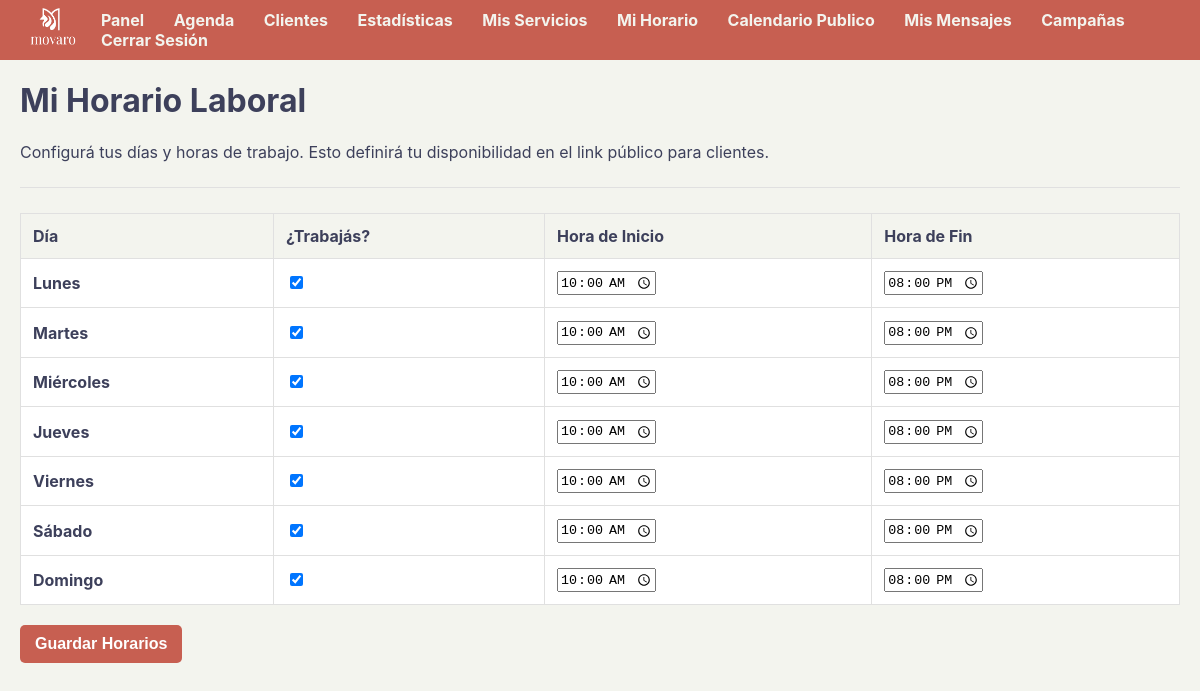
/horarios (signed in), run on an earlier commit of the app's database.
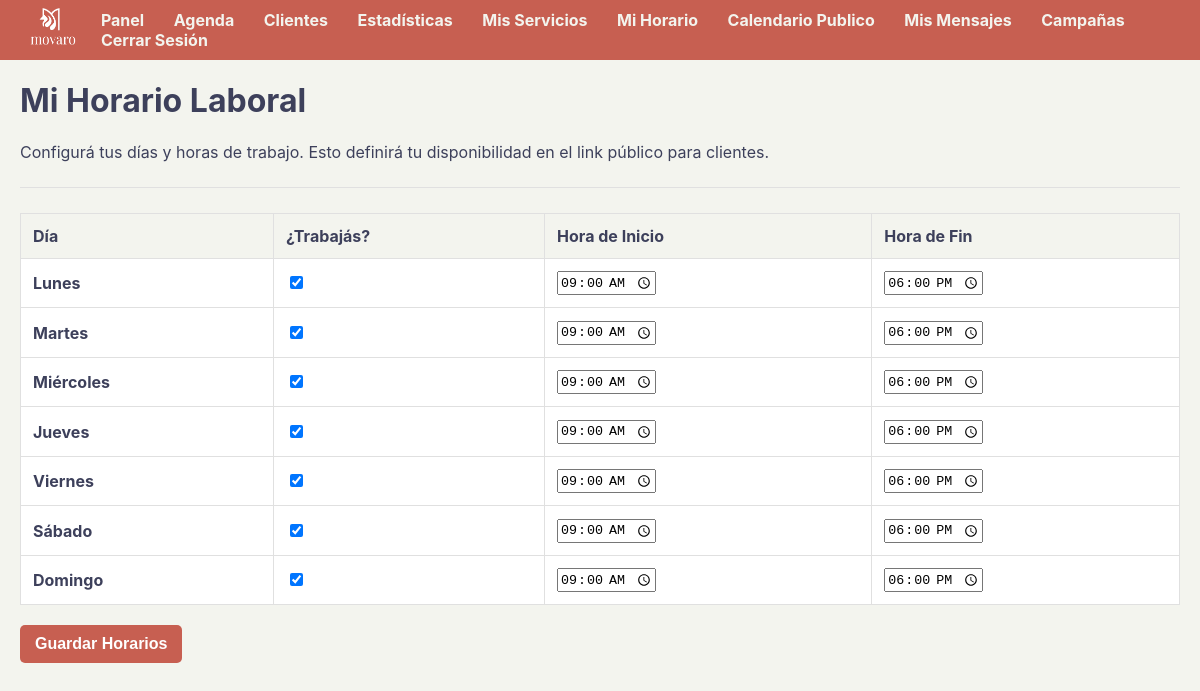
And on a later commit of the database.
### tables this page shows
CREATE TABLE horarios (
            id INTEGER PRIMARY KEY AUTOINCREMENT,
            usuario_id INTEGER NOT NULL,
            dia_semana INTEGER NOT NULL, -- 0=Lunes, 1=Martes, etc.
            hora_inicio TEXT,
            hora_fin TEXT,
            trabaja BOOLEAN NOT NULL DEFAULT 1, -- 1=Sí trabaja, 0=No trabaja
            UNIQUE(usuario_id, dia_semana),
            FOREIGN KEY (usuario_id) REFERENCES usuarios (id)
        );

### app.py (the view, shortened to what this page needs)
@app.route('/horarios', methods=['GET', 'POST'])
def gestionar_horarios():
    if 'usuario_id' not in session: return redirect('/login')
    usuario_id_actual = session['usuario_id']
    conn = sqlite3.connect(DATABASE)
    conn.row_factory = sqlite3.Row
    cursor = conn.cursor()
    cursor.execute("SELECT * FROM horarios WHERE usuario_id = ?", (usuario_id_actual,))
    horarios_guardados = {h['dia_semana']: h for h in cursor.fetchall()}
    conn.close()
    dias_semana = ["Lunes", "Martes", "Miércoles", "Jueves", "Viernes", "Sábado", "Domingo"]
    return render_template('horarios.html', dias_semana=dias_semana, horarios=horarios_guardados)

### templates/horarios.html (shortened to what this page needs)
{% extends "base.html" %}
{% block content %}
<h1>Mi Horario Laboral</h1>
<p>Configurá tus días y horas de trabajo. Esto definirá tu disponibilidad en el link público para clientes.</p>
<hr>
<form action="/horarios" method="post">
    <table class="stats-table tabla-responsiva">
        <thead>
            <tr>
                <th>Día</th>
                <th>¿Trabajás?</th>
                <th>Hora de Inicio</th>
                <th>Hora de Fin</th>
            </tr>
        </thead>
        <tbody>
            {% for i in range(7) %}
                {% set dia = dias_semana[i] %}
                {% set horario_dia = horarios.get(i) %}
                <tr>
                    <td data-label="Día"><strong>{{ dia }}</strong></td>
                    <td data-label="¿Trabajás?">
                        <input type="checkbox" name="trabaja_{{ i }}"
                               {% if not horario_dia or horario_dia.trabaja %}checked{% endif %}>
                    </td>
                    <td data-label="Hora de Inicio">
                        <input type="time" name="inicio_{{ i }}" value="{{ horario_dia.hora_inicio if horario_dia else '09:00' }}">
                    </td>
                    <td data-label="Hora de Fin">
                        <input type="time" name="fin_{{ i }}" value="{{ horario_dia.hora_fin if horario_dia else '18:00' }}">
                    </td>
                </tr>
            {% endfor %}
        </tbody>
    </table>
    <br>
    <button type="submit">Guardar Horarios</button>
</form>
{% endblock %}

### templates/base.html (shortened to what this page needs)
<!DOCTYPE html>
<html lang="es">
<head>
    <link rel="stylesheet" href="{{ url_for('static', filename='style.css') }}">
</head>
<body>
    {% if session.usuario_id %}
    <nav class="navbar">
        <div class="brand">
            <a href="/panel">
                <img src="{{ url_for('static', filename='logo.png') }}" alt="Logo movaro" height="40">
            </a>
        </div>
        <div class="links">
            <a href="/panel">Panel</a>
            <a href="/calendario">Agenda</a>
            <a href="/clientes">Clientes</a>
            <a href="/estadisticas">Estadísticas</a>
            <a href="/servicios">Mis Servicios</a>
            <a href="/horarios">Mi Horario</a>
            <a href="/configuracion_publica">Calendario Publico</a>
            <a href="/mensajes">Mis Mensajes</a>
            <a href="/campanas">Campañas</a>
            <a href="/logout">Cerrar Sesión</a>
        </div>
    </nav>
    {% endif %}
    <div class="container">
        {% block content %}{% endblock %}
    </div>
</body>
</html>

### static/style.css (style rules this page uses)
:root { --color-primario: #C75F51; --color-secundario: #27626A; --color-texto: #3d405b; --color-fondo: #F3F4EE; --color-blanco: #FFFFFF; --color-borde-suave: #e0e0e0; --color-rojo-peligro: #dc3545; }
body { font-family: -apple-system, BlinkMacSystemFont, "Segoe UI", Roboto, Helvetica, Arial, sans-serif; margin: 0; background-color: var(--color-fondo); color: var(--color-texto); }
.container { max-width: 1400px; margin: 20px auto; padding: 0 20px; }
a { color: var(--color-primario); text-decoration: none; font-weight: bold; }
button, .boton-accion { background-color: var(--color-primario); color: var(--color-blanco); padding: 10px 15px; border: none; border-radius: 5px; cursor: pointer; font-size: 1em; font-weight: bold; }
hr { border: none; border-top: 1px solid var(--color-borde-suave); margin: 25px 0; }
img { max-width: 100%; height: auto; }
.navbar { background-color: var(--color-primario); padding: 8px 30px; display: flex; align-items: center; justify-content: space-between; }
.navbar .links a { color: var(--color-fondo); margin-left: 25px; font-weight: bold; }
.stats-table, .mini-calendario { width: 100%; border-collapse: collapse; }
.stats-table th, .stats-table td, .mini-calendario th, .mini-calendario td { text-align: left; padding: 12px; border: 1px solid var(--color-borde-suave); }
.stats-table tbody tr { background-color: var(--color-blanco); }
.navbar .brand img { height: 40px; width: auto; }

What changed in the data, as far as the page shows it:
removed horarios: trabaja "☑", hora_inicio "10:00", hora_fin "20:00"
removed horarios: trabaja "☑", hora_inicio "10:00", hora_fin "20:00"
removed horarios: trabaja "☑", hora_inicio "10:00", hora_fin "20:00"
removed horarios: trabaja "☑", hora_inicio "10:00", hora_fin "20:00"
removed horarios: trabaja "☑", hora_inicio "10:00", hora_fin "20:00"
removed horarios: trabaja "☑", hora_inicio "10:00", hora_fin "20:00"
removed horarios: trabaja "☑", hora_inicio "10:00", hora_fin "20:00"
Also different on the page:
new list line: "☑ 09:00 18:00"
